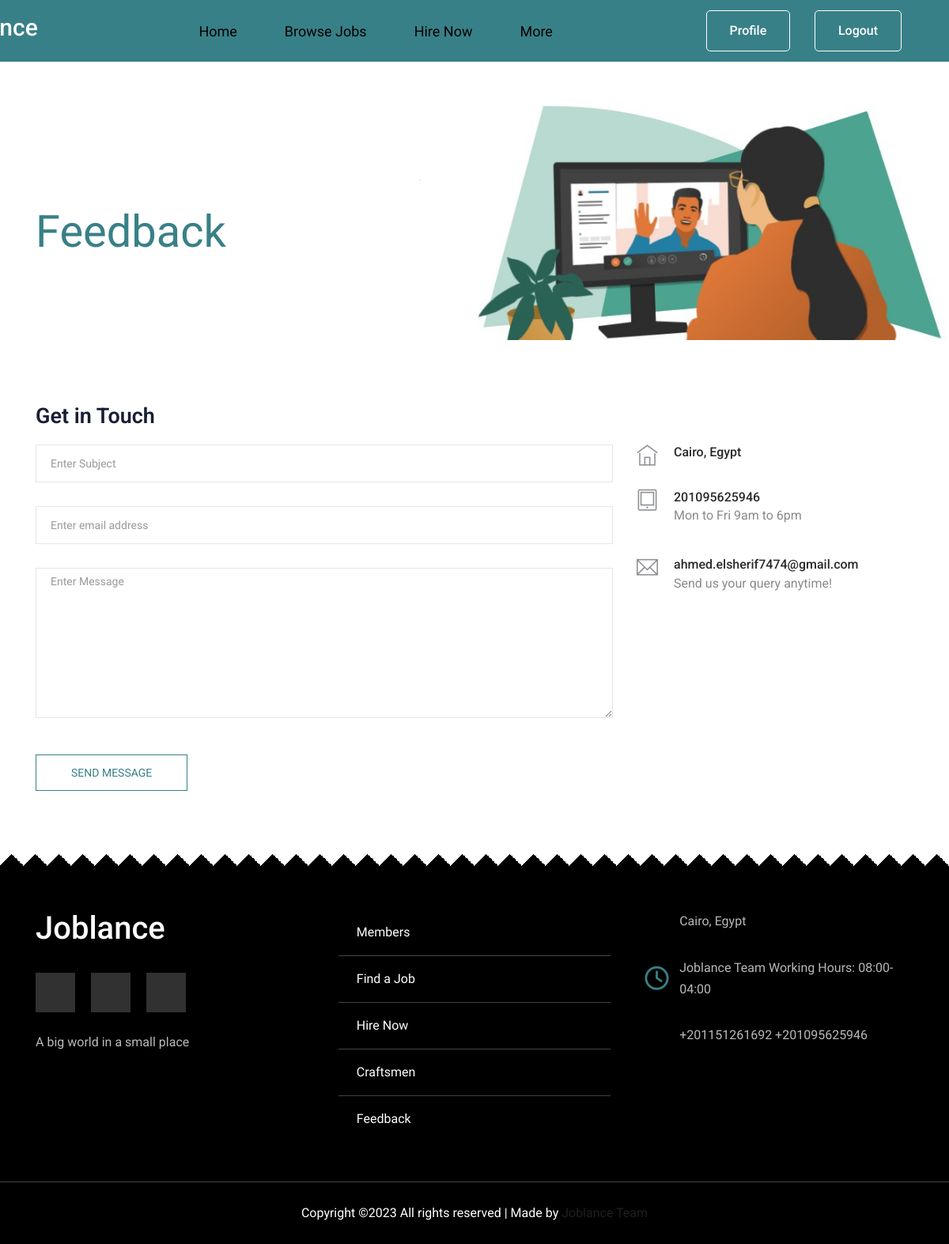
The app's page /feedback (signed in) with its own data.
### pages/models.py (models this page shows, shortened)
class Info(models.Model):
    place = models.CharField(max_length=50)
    phone_number = models.CharField(max_length=20)
    email = models.EmailField(max_length=254)
    class Meta:
        verbose_name = ("Info")
        verbose_name_plural = ("Infos")

### pages/views.py (the view, shortened to what this page needs)
# urls.py: path('feedback', views.send_message, name='feedback'),
@login_required()
def send_message(request):
    myinfo = Info.objects.first()
    return render(request, 'pages/feedback.html', {'myinfo': myinfo})

### pages/templates/pages/feedback.html (shortened to what this page needs)
{% load static %}
{% load bootstrap4 %}
<!doctype html>
<html class="no-js" lang="zxx">
<head>
    <link rel="stylesheet" href="{% static 'css/bootstrap.min.css'%}">
    <link rel="stylesheet" href="{% static 'css/owl.carousel.min.css'%}">
    <link rel="stylesheet" href="{% static 'css/magnific-popup.css'%}">
    <link rel="stylesheet" href="{% static 'css/font-awesome.min.css'%}">
    <link rel="stylesheet" href="{% static 'css/themify-icons.css'%}">
    <link rel="stylesheet" href="{% static 'css/nice-select.css'%}">
    <link rel="stylesheet" href="{% static 'css/flaticon.css'%}">
    <link rel="stylesheet" href="{% static 'css/jquery-ui.css'%}">
    <link rel="stylesheet" href="{% static 'css/gijgo.css'%}">
    <link rel="stylesheet" href="{% static 'css/animate.min.css'%}">
    <link rel="stylesheet" href="{% static 'css/slicknav.css'%}">
    <link rel="stylesheet" href="{% static 'css/style.css'%}">
    <link rel="stylesheet" href="{% static 'css/normalize.css' %}">
    <link rel="stylesheet" href="{% static 'css/morsy.css' %}">
    <link rel="stylesheet" href="{% static 'css/morsy.min.css' %}">
</head>
<body>
    <Header>
        <div class="container">
            <a href="{% url 'pages:index' %}" class="logo">
                <h2 style="color: #fff;">Joblance</h2>
            </a>
            <ul class="links">
                <li><a href="{% url 'pages:home' %}">Home</a></li>
                <li><a href="{% url 'jobs:job_list' %}">Browse Jobs</a></li>
                <li><a href="{% url 'profiles:others' %}">Hire Now</a></li>
                <li>
                    <a href="#" class="io">More</a>
                </li>
            </ul>
            <div class="col-xl-3 col-lg-3 d-none d-lg-block">
                <div class="Appointment">
                    {% if request.user.is_authenticated %}
                    <div class="d-none d-lg-block">
                        <a class="boxed-btn3" href="{% url 'registration:logout' %}" style="float: right;">Logout</a>
                    </div>
                    <div class="d-none d-lg-block">
                        <a href="{% url 'profiles:profile' %}" class="boxed-btn3">Profile</a>
                    </div>
                    {% else %}
                    <div class="d-none d-lg-block">
                        <a class="boxed-btn3" href="{% url 'registration:signin' %}" style="float: right;">Login</a>
                    </div>
                    {% endif %}
                </div>
            </div>
        </div>
    </Header>
    <div class="bradcam_area bradcam_bg_1">
        <div class="container">
            <div class="row">
                <div class="col-xl-12">
                    <div class="bradcam_text">
                        <h3>Feedback</h3>
                    </div>
                </div>
            </div>
        </div>
    </div>
    <section class="contact-section section_padding">
        <div class="container">
            <div class="row">
                <div class="col-12">
                    <h2 class="contact-title">Get in Touch</h2>
                </div>
                <div class="col-lg-8">
                    <form class="form-contact contact_form" method="post">
                        <div class="row">
                            <div class="col-12">
                                <div class="form-group">
                                    <input class="form-control" name="subject" id="subject" type="text"
                                        onfocus="this.placeholder = ''" onblur="this.placeholder = 'Enter Subject'"
                                        placeholder='Enter Subject'>
                                </div>
                            </div>
                            <div class="col-sm-12">
                                <div class="form-group">
                                    <input class="form-control" name="email" id="email" type="email"
                                        onfocus="this.placeholder = ''"
                                        onblur="this.placeholder = 'Enter email address'"
                                        placeholder='Enter email address'>
                                </div>
                            </div>
                            <div class="col-12">
                                <div class="form-group">
                                    <textarea class="form-control w-100" name="message" id="message" cols="30" rows="9"
                                        onfocus="this.placeholder = ''" onblur="this.placeholder = 'Enter Message'"
                                        placeholder='Enter Message'></textarea>
                                </div>
                            </div>
                        </div>
                        <div class="form-group mt-3">
                            <button type="submit" class="button button-contactForm btn_4 boxed-btn">Send
                                Message</button>
                        </div>
                    </form>
                </div>
                <div class="col-lg-4">
                    <div class="media contact-info">
                        <span class="contact-info__icon"><i class="ti-home"></i></span>
                        <div class="media-body">
                            <h3>{{myinfo.place}}</h3>
                        </div>
                    </div>
                    <div class="media contact-info">
                        <span class="contact-info__icon"><i class="ti-tablet"></i></span>
                        <div class="media-body">
                            <h3>{{myinfo.phone_number}}</h3>
                            <p>Mon to Fri 9am to 6pm</p>
                        </div>
                    </div>
                    <div class="media contact-info">
                        <span class="contact-info__icon"><i class="ti-email"></i></span>
                        <div class="media-body">
                            <h3>{{myinfo.email}}</h3>
                            <p>Send us your query anytime!</p>
                        </div>
                    </div>
                </div>
            </div>
        </div>
    </section>
<footer>
    <div class="container">
        <div class="box">
            <h3 style="color: #fff;">Joblance</h3>
            <br>
            <ul class="social">
                <li>
                    <a href="#" class="facebook">
                        <i class="fab fa-facebook-f"></i>
                    </a>
                </li>
                <li>
                    <a href="#" class="twitter">
                        <i class="fab fa-twitter"></i>
                    </a>
                </li>
                <li>
                    <a href="#" class="youtube">
                        <i class="fab fa-youtube"></i>
                    </a>
                </li>
            </ul>
            <br>
            <p class="text">
                A big world in a small place
            </p>
        </div>
        <div class="box">
            <ul class="links">
                <li>
                    <a href="{% url 'features:members' %}">Members</a>
                </li>
                <li>
                    <a href="{% url 'jobs:job_list' %}">Find a Job</a>
                </li>
                <li>
                    <a href="{% url 'profiles:others' %}">Hire Now</a>
                </li>
                <li>
                    <a href="{% url 'features:craftsmen' %}">Craftsmen</a>
                </li>
                <li>
                    <a href="{% url 'pages:feedback' %}">Feedback</a>
                </li>
            </ul>
        </div>
        <div class="box">
            <div class="line">
                <i class="fas fa-map-marker-alt fa-fw"></i>
                <div class="info">
                    Cairo, Egypt
                </div>
            </div>
            <div class="line">
                <i class="far fa-clock fa-fw"></i>
                <div class="info">
                    Joblance Team Working Hours: 08:00-04:00
                </div>
            </div>
            <div class="line">
                <i class="fas fa-phone-volume fa-fw"></i>
                <div class="info">
                    +201151261692
                    +201095625946
                </div>
            </div>
        </div>
    </div>
   <p class="copyright">Copyright &copy;<script>document.write(new Date().getFullYear());</script> All rights reserved | Made by <a href="{% url 'features:members' %}" target="_blank">Joblance Team</a> </p>
</footer>
</body>
</html>

### static/css/morsy.css (style rules this page uses)
:root { --main-color: #388087; --main-color-alt: #BADFE7; --main-transition: 0.3s ; --padding-top-section : 100px ; --padding-bottom-section: 100px; --section-background: #1fb38e; }
* { -webkit-box-sizing: border-box; -moz-box-sizing: border-box; box-sizing: border-box; }
html { scroll-behavior: smooth; }
body { font-family: 'Cairo', sans-serif; }
a { text-decoration: none; }
ul { list-style: none; list-style: none; margin: 0; padding: 0; }
.container { padding-left: 15px; padding-right: 15px; margin-left: auto; margin-right: auto; }
@media (min-width: 768px) { .container { width: 750px; } }
@media (min-width: 992px) { .container { width: 970px; } }
@media (min-width: 1200px) { .container { width: 1170px; } }
header { position: relative; box-shadow: 0 0 10px #2c8c6a; background-color: #388087; }
header .container { display: flex; justify-content: space-between; align-items: center; position: relative; }
header .links { display: flex; }
header .logo { margin: 0px 25px 0px -120px; color: var(--main-color); font-size: 26px; font-weight: bold; height: 78.4px; display: flex; justify-content: center; align-items: center; }
header .links > li > a { width: max-content; position: relative; color: black; font-size: 18px; display: flex; justify-content: center; align-items: center; padding: 0 30px; height: 78.4px; transition: var(--main-transition); -webkit-transition: var(--main-transition); -moz-transition: var(--main-transition); -ms-transition: var(--main-transition); -o-transition: var(--main-transition); overflow: hidden; }
header .links > li > a::before { content: ""; position: absolute; background-color: var(--main-color); width: 100%; height: 4px; top: 0; left: -100%; transition: var(--main-transition); -webkit-transition: var(--main-transition); -moz-transition: var(--main-transition); -ms-transition: var(--main-transition); -o-transition: var(--main-transition); }
.testimonials .box:hover .job , p { color: white; }
footer { background-color: black; padding: 70px 0 0; }
footer .container { display: grid; grid-template-columns: repeat(auto-fill, minmax(250px, 1fr)); gap: 40px; }
footer .box { color: white; }
footer .box h3 { font-size: 40px; }
footer .box .social { display: flex; gap: 20px; }
footer .box .social li a { background-color: #313131; display: flex; width: 50px; height: 50px; align-items: center; justify-content: center; color: white; transition: var(--main-transition); -webkit-transition: var(--main-transition); -moz-transition: var(--main-transition); -ms-transition: var(--main-transition); -o-transition: var(--main-transition); }
footer .box .text { color: #b9b9b9; list-style: 2; }
footer .box .links li { padding: 17px 0; transition: var(--main-transition); -webkit-transition: var(--main-transition); -moz-transition: var(--main-transition); -ms-transition: var(--main-transition); -o-transition: var(--main-transition); }
footer .box .links li:not(:last-child) { border-bottom: 1px solid #444; }
footer .box .links li a { color: white; position: relative; transition: var(--main-transition); -webkit-transition: var(--main-transition); -moz-transition: var(--main-transition); -ms-transition: var(--main-transition); -o-transition: var(--main-transition); }
footer .box .links li a::before { font-family: "Font Awesome 5 Free"; content: "\F101"; font-weight: 900; margin-right: 10px; color: var(--main-color) }
footer .box .line { display: flex; color: #b9b9b9; margin-bottom: 30px; align-items: center; }
footer .box .line i { margin-right: 10px; font-size: 30px; color: var(--main-color); }
footer .box .line .info { line-height: 1.7; flex: 1; }
footer .copyright { padding: 25px 0; text-align: center; margin: 50px 0 0; border-top: 1px solid #444; }

### records on screen
Info: place "Cairo, Egypt", phone_number "201095625946", email "ahmed.elsherif7474@gmail.com"
